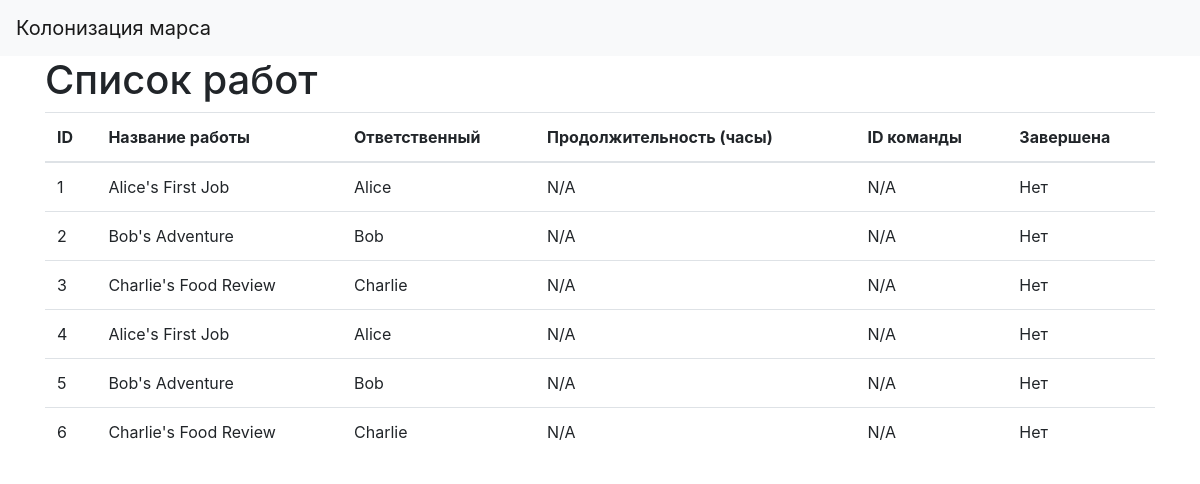
/jobs, run on an earlier commit of the app's database.
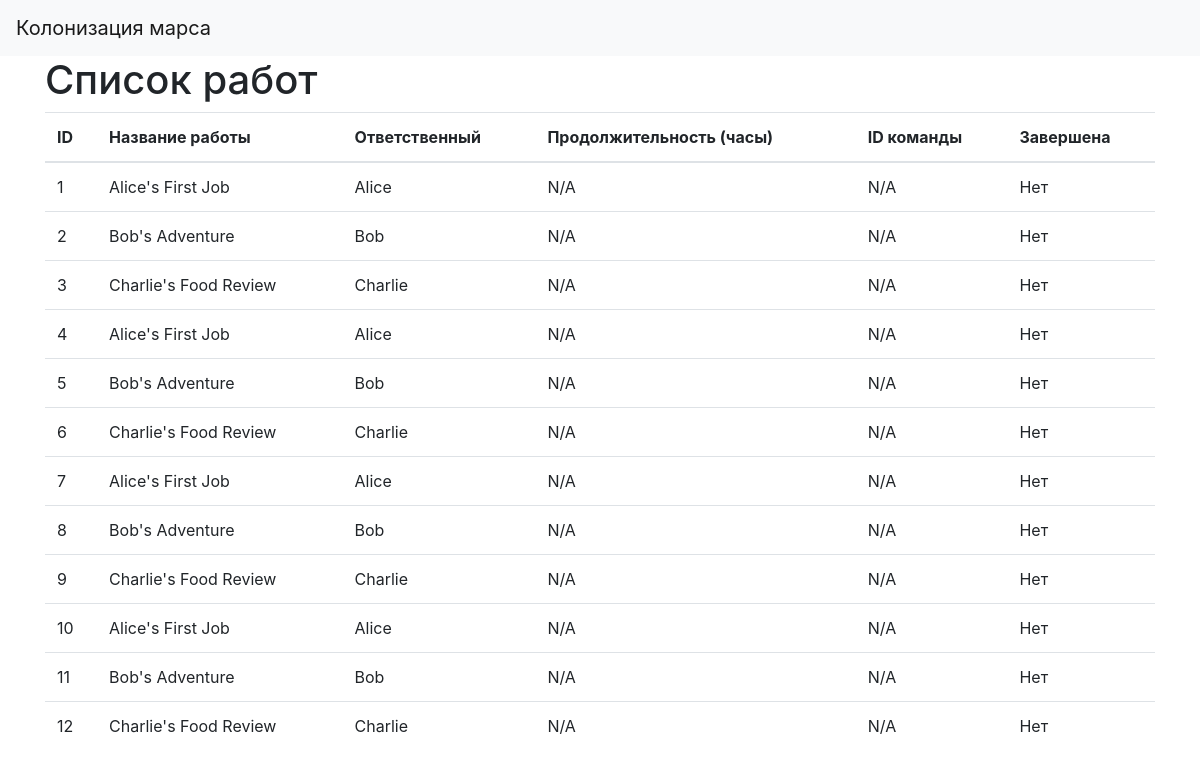
And on a later commit of the database.
### data/jobs.py (models this page shows, shortened)
class Jobs(SqlAlchemyBase):
    __tablename__ = 'jobs'
    id = sqlalchemy.Column(sqlalchemy.Integer, primary_key=True, autoincrement=True)
    title = sqlalchemy.Column(sqlalchemy.String, nullable=True)
    content = sqlalchemy.Column(sqlalchemy.String, nullable=True)
    created_date = sqlalchemy.Column(sqlalchemy.DateTime, default=datetime.datetime.now)
    is_private = sqlalchemy.Column(sqlalchemy.Boolean, default=True)
    duration = sqlalchemy.Column(sqlalchemy.Integer, nullable=True)  # Продолжительность в часах
    team_ids = sqlalchemy.Column(sqlalchemy.String, nullable=True)  # Список ID команды
    user_id = sqlalchemy.Column(sqlalchemy.Integer, sqlalchemy.ForeignKey("users.id"))
    user = orm.relationship('User', back_populates='jobs')

### data/users.py (models this page shows, shortened)
class User(SqlAlchemyBase):
    __tablename__ = 'users'
    id = sqlalchemy.Column(sqlalchemy.Integer, primary_key=True, autoincrement=True)
    name = sqlalchemy.Column(sqlalchemy.String, nullable=True)
    about = sqlalchemy.Column(sqlalchemy.String, nullable=True)
    email = sqlalchemy.Column(sqlalchemy.String, index=True, unique=True, nullable=True)
    hashed_password = sqlalchemy.Column(sqlalchemy.String, nullable=True)
    created_date = sqlalchemy.Column(sqlalchemy.DateTime, default=datetime.datetime.now)
    jobs = orm.relationship("Jobs", back_populates='user')

### main.py (the view)
@app.route("/jobs")
def jobs():
    db_sess = db_session.create_session()
    jobs = db_sess.query(Jobs).all()  # Получаем все работы
    return render_template("jobs.html", jobs=jobs)

### data/db_session.py (called while the page is built)
def create_session() -> Session:
    global __factory
    return __factory()

### templates/jobs.html
{% extends "base.html" %}
{% block content %}
<h1>Список работ</h1>
<table class="table">
    <thead>
        <tr>
            <th>ID</th>
            <th>Название работы</th>
            <th>Ответственный</th>
            <th>Продолжительность (часы)</th>
            <th>ID команды</th>
            <th>Завершена</th>
        </tr>
    </thead>
    <tbody>
        {% for job in jobs %}
        <tr>
            <td>{{ job.id }}</td>
            <td>{{ job.title }}</td>
            <td>{{ job.user.name }}</td>
            <td>{{ job.duration if job.duration else 'N/A' }}</td>
            <td>{{ job.team_ids if job.team_ids else 'N/A' }}</td>
            <td>{{ 'Да' if job.is_private else 'Нет' }}</td>
        </tr>
        {% endfor %}
    </tbody>
</table>
{% endblock %}

What changed in the data, as far as the page shows it:
added Jobs: id "7", title "Alice's First Job", user.name "Alice", duration "N/A", team_ids "N/A", is_private "Нет"
added Jobs: id "8", title "Bob's Adventure", user.name "Bob", duration "N/A", team_ids "N/A", is_private "Нет"
added Jobs: id "9", title "Charlie's Food Review", user.name "Charlie", duration "N/A", team_ids "N/A", is_private "Нет"
added Jobs: id "10", title "Alice's First Job", user.name "Alice", duration "N/A", team_ids "N/A", is_private "Нет"
added Jobs: id "11", title "Bob's Adventure", user.name "Bob", duration "N/A", team_ids "N/A", is_private "Нет"
added Jobs: id "12", title "Charlie's Food Review", user.name "Charlie", duration "N/A", team_ids "N/A", is_private "Нет"
